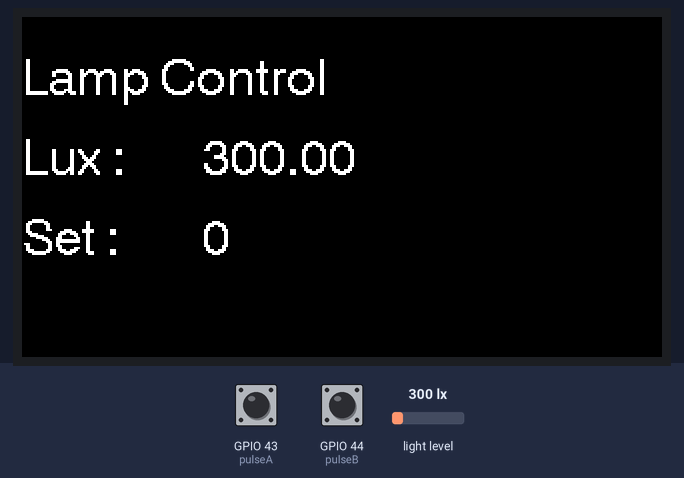
Simulated run of this program. Board: ESP32-S3. Shown: 320×170 colour display. The inputs (shaded band) are chosen by the test bench; at power-on: light level 300 lx, GPIO 44 (pulseB) HIGH, GPIO 43 (pulseA) HIGH.

Above: at 1.4 s.
1.5 s: light level set to 40 lx
At 2.3 s:
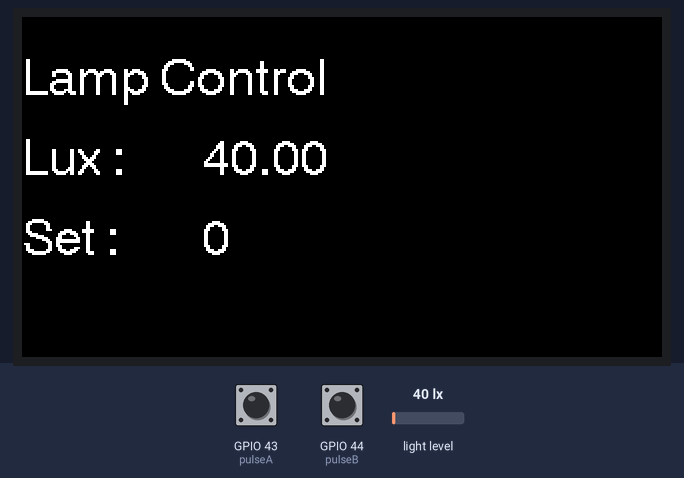
3.2 s: GPIO 44 (pulseB) pulled LOW for 0.65 s
At 4.8 s:
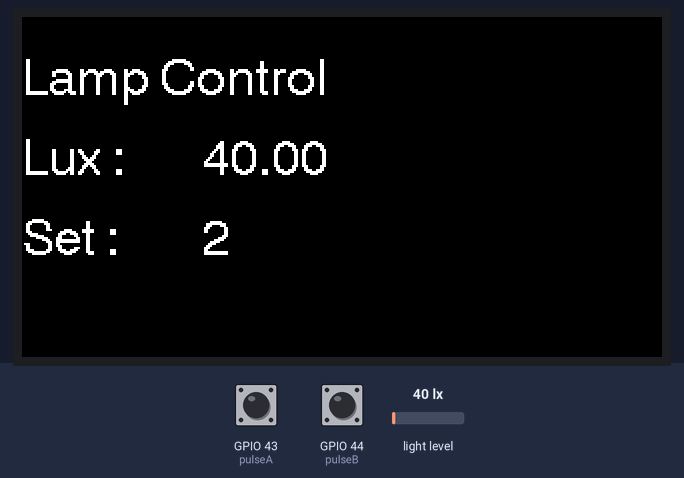
5.8 s: GPIO 43 (pulseA) pulled LOW for 0.65 s
At 6.5 s:
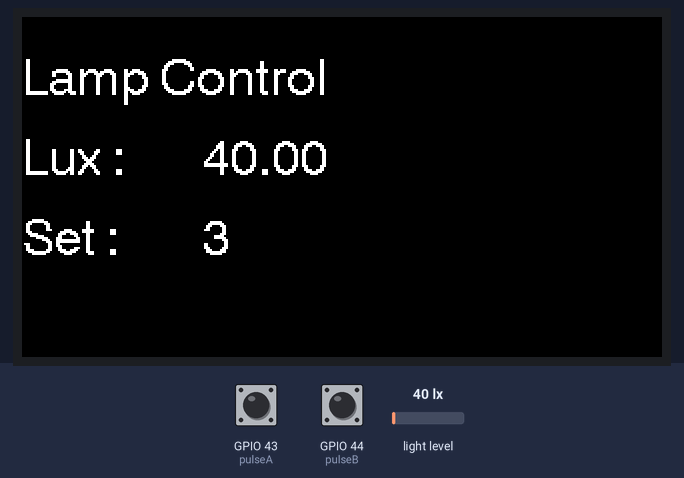
8.4 s: light level set to 500 lx
At 9.0 s:
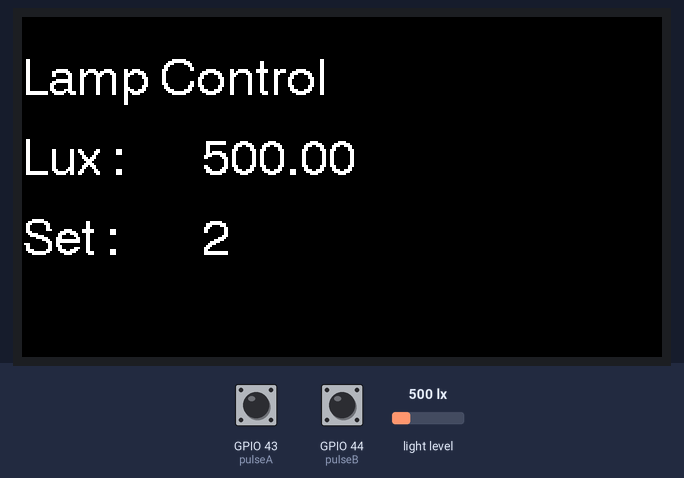
9.9 s: GPIO 43 (pulseA) pulled LOW for 1 s
At 10.7 s:
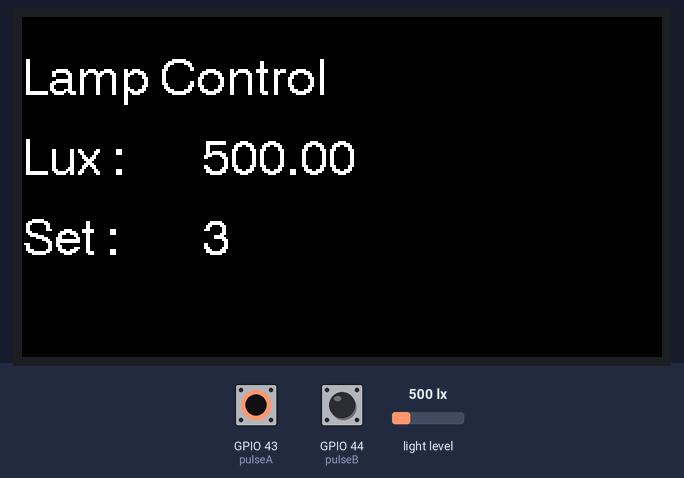
12.5 s: GPIO 44 (pulseB) pulled LOW for 1 s
At 13.3 s:
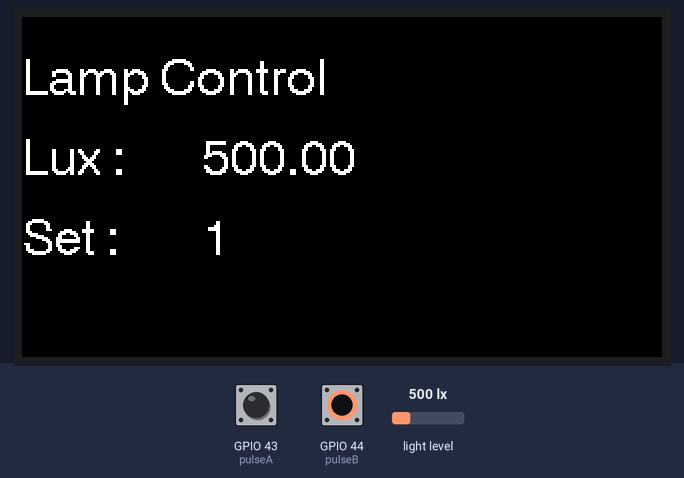
Timing chart, 0 to 15.5 s (numbered marks = the images above; inputs shaded):
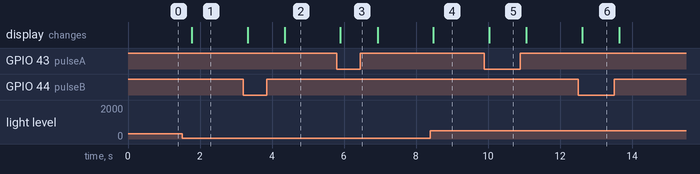

Measured:
- after the input at 1.5 s, the display: changes after 0.27 s (image 1)
- after the input at 3.2 s, the display: first changes after 0.12 s (image 2 shows a later state)
- after the input at 5.8 s, the display: changes after 0.10 s (image 3)
- after the input at 8.4 s, the display: changes after 0.08 s (image 4)
- after the input at 9.9 s, the display: changes after 0.13 s (image 5)
- after the input at 12.5 s, the display: changes after 0.12 s (image 6)

The program:

main.cpp
```cpp
#include <Arduino.h>
#include <TFT_eSPI.h>
#include <Wire.h>
#include <BH1750.h>

#define         SDA_PIN 17
#define         SCL_PIN 18

TFT_eSPI        tft = TFT_eSPI();
char            lux_buf[20];
BH1750          lightMeter;

const int pulseA = 43;
const int pulseB = 44;
volatile int lastEncoded = 0;
volatile long encoderValue = 0;
char rotary_buf[20];

IRAM_ATTR void handleRotary() {
  int MSB = digitalRead(pulseA);
  int LSB = digitalRead(pulseB);

  int encoded = (MSB << 1) | LSB;
  int sum  = (lastEncoded << 2) | encoded;
  if (sum == 0b1101 || sum == 0b0100 || sum == 0b0010 || sum == 0b1011) encoderValue++;
  if (sum == 0b1110 || sum == 0b0111 || sum == 0b0001 || sum == 0b1000) encoderValue--;
  lastEncoded = encoded;
  if (encoderValue > 255) {
    encoderValue = 255;
  } else if (encoderValue < 0) {
    encoderValue = 0;
  }
}

IRAM_ATTR void buttonClicked() {
  Serial.println("pushed");
}

void setup() {
  Serial.begin(115200);
  pinMode(pulseA, INPUT_PULLUP);
  pinMode(pulseB, INPUT_PULLUP);
  attachInterrupt(pulseA, handleRotary, CHANGE);
  attachInterrupt(pulseB, handleRotary, CHANGE);

  Wire.begin(SDA_PIN, SCL_PIN);
  lightMeter.begin();
  tft.init();
  tft.setRotation(1);
  tft.fillScreen(TFT_BLACK);
  tft.setTextColor(TFT_WHITE);
  tft.drawString("Lamp Control", 0, 20, 4);
  tft.drawString("Lux : ", 0, 60, 4);
  tft.drawString("Set : ", 0, 100, 4);
}

void loop() {
  float lux = lightMeter.readLightLevel();
  sprintf(lux_buf, "%.2f", lux);
  tft.fillRect(90, 60, 100, 30, TFT_BLACK);
  tft.drawString(lux_buf, 90, 60, 4);

  sprintf(rotary_buf, "%ld", encoderValue);
  tft.fillRect(90, 100, 100, 30, TFT_BLACK);
  tft.drawString(rotary_buf, 90, 100, 4);

  if (lux < encoderValue) {
    tft.fillCircle(240, 110, 50, TFT_ORANGE);
  } else {
    tft.fillCircle(240, 110, 50, TFT_BLACK);
  }
  delay(500);
}
```
